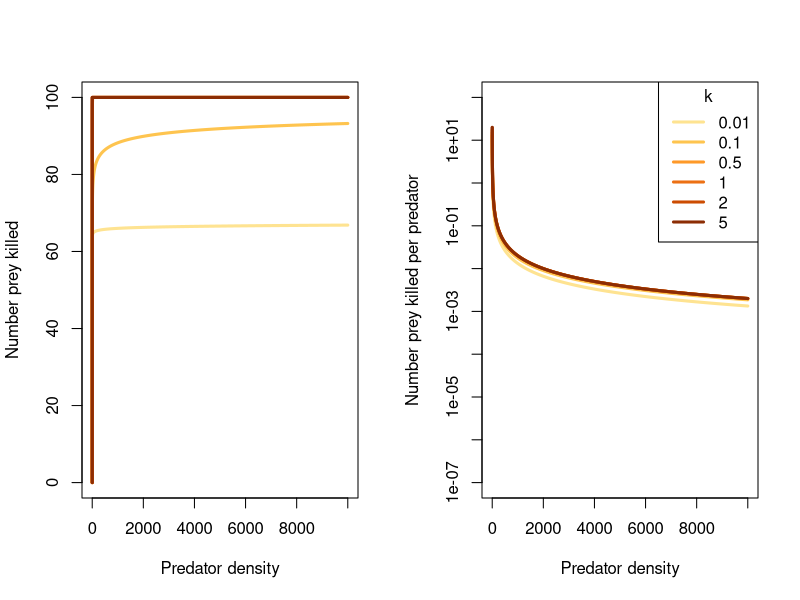
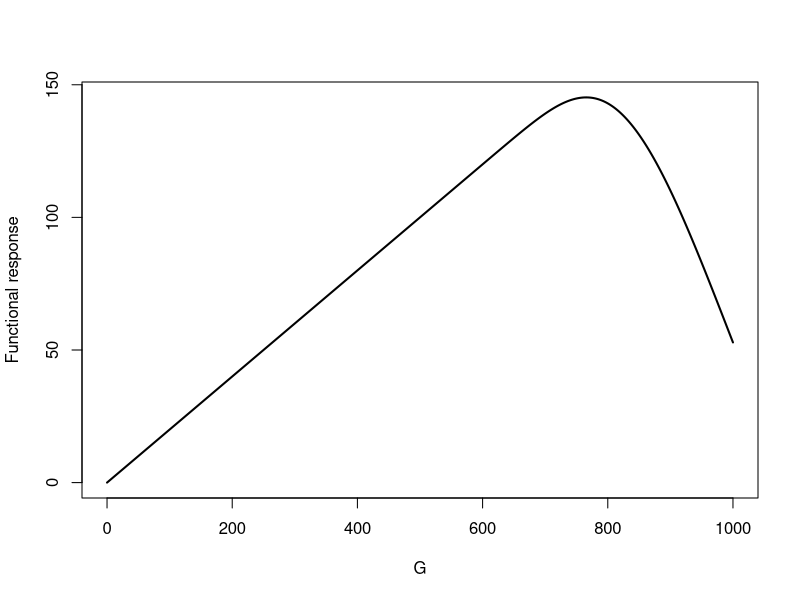

The R script that drew these images, in order: (Note: this script raises an error after producing the figures.)
library(RColorBrewer)

##A) larger packs gain access to structured prey
beta <- 2
lambda <- .2
k	<- c(0.01, 0.1, 0.5, 1, 2, 5)
resp.vec	<- list()
approx.vec	<- resp.vec
G	<- 5
P	<- 100
b	<- sqrt(k/(k-1))*beta/lambda
W	<- seq(0,10000,length.out=1e4)

beta*W/(lambda*G)

f.response <- function(P, W, G, beta, lambda, k) { P/G*(1  - exp(-(beta*W/(G*lambda))^k))}
f.approx <- function(P, W, G, beta, lambda, k) { P/G*(beta*W/(G*lambda))^k}

for(i in 1:length(k)) {
  resp.vec[[i]] <- f.response(P, W, G, beta, lambda, k[i])
  approx.vec[[i]] <- f.approx(P, W, G, beta, lambda, k[i])
}

col.vec <- brewer.pal(length(k)+1, 'YlOrBr') #'YlGnBu')
col.vec <- col.vec[-1]
par(mfrow=c(1,2))
plot(W, G*resp.vec[[1]], type='l', lwd=3, xlab='Predator density', ylab='Number prey killed', ylim=c(0,100), col=col.vec[1])
for(i in 2:length(k)) {
  lines(W, G*resp.vec[[i]], type='l', lwd=3, col=col.vec[i])
#   lines(W, approx.vec[[i]], type='l', lwd=1, lty=2, col=col.vec[i])
}

plot((W), resp.vec[[1]]/W, type='l', lwd=3, xlab='Predator density', ylab='Number prey killed per predator', ylim=c(1e-7, 1e2), col=col.vec[1], log='y')
for(i in 2:length(k)) {
  lines((W), resp.vec[[i]]/W, type='l', lwd=3, col=col.vec[i])
#   lines(W, approx.vec[[i]], type='l', lwd=1, lty=2, col=col.vec[i])
}
# lines(W, log(P/(1 + .2*P + 10*W)))

legend('topright', legend=k, col=col.vec, lwd=3, title='k')

##C) carrying capacity in G. 
graphics.off()
W	<- seq(0,1000)
a	<- 
f	<- function(G, W, lambda, beta, k) { 
  arg <- (beta*W/(G*lambda))^k
  lambda*G*(1 - exp(-arg)) - beta*W*exp(-arg) 
}

f.powerlaw	<- function(G, W, lambda, beta, k) { 
  arg <- (beta*W/(G*lambda))
  rho <- beta
  P/W*(1 - (1 + arg)^(-k)) - 1/(lambda*G)*(1+arg)^(-k-1) 
}

f.orig <- function(G, W=W, lambda=lambda, beta=beta, k=5) { 
  arg <- (beta*W/(G*lambda))^k
  G*P/W*(1 - exp(-arg))
}

k.val <- 5
plot(W, f(G=W, W=1e2, lambda=lambda, beta=beta, k=k.val), type='l', lwd=2, xlab='G', ylab='Functional response')
Gstar.vec	<- vector('numeric', length(W))
for(i in 2:length(W)) {
  test <- uniroot(f, c(0.0001,1e4), W=W[i], lambda=lambda, beta=beta, k=k.val)
#   test <- uniroot(f.powerlaw, c(0.001,1e4), W=W[i], lambda=lambda, beta=beta, k=0.01)
  Gstar.vec[i] <- test$root
}

plot(W, Gstar.vec, type='l', lwd=2, ylab='Number of groups')
a <- sqrt(k.val/(k.val-1))*beta/lambda
lines(W, a*W, col='red', lty=2)

((b*u*integrate(e^(d*t - 2*t*u + b*e^(-t*u) - b), t)/(d - u) + e^(d*t -
t*u + b*e^(-t*u) - b)/(d - u))*g + c)*e^(-d*t)